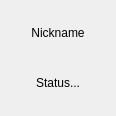
<?xml version="1.0" encoding="UTF-8"?>
<ui version="4.0">
 <class>PlayerWidget</class>
 <widget class="QWidget" name="PlayerWidget">
  <property name="geometry">
   <rect>
    <x>0</x>
    <y>0</y>
    <width>116</width>
    <height>116</height>
   </rect>
  </property>
  <property name="windowTitle">
   <string>Form</string>
  </property>
  <layout class="QVBoxLayout" name="verticalLayout">
   <item>
    <widget class="QLabel" name="label">
     <property name="text">
      <string>Nickname</string>
     </property>
     <property name="alignment">
      <set>Qt::AlignCenter</set>
     </property>
    </widget>
   </item>
   <item>
    <widget class="QLabel" name="label_2">
     <property name="text">
      <string>Status...</string>
     </property>
     <property name="alignment">
      <set>Qt::AlignCenter</set>
     </property>
    </widget>
   </item>
  </layout>
 </widget>
 <resources/>
 <connections/>
</ui>
